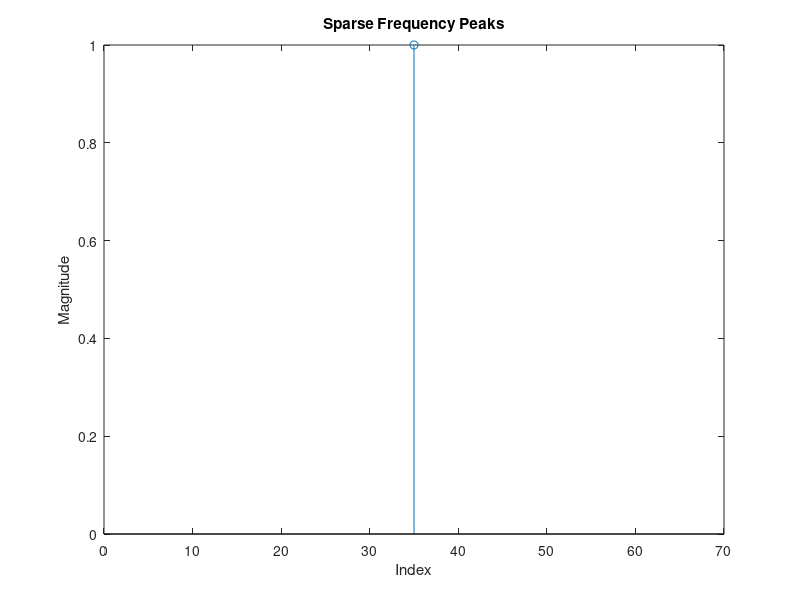
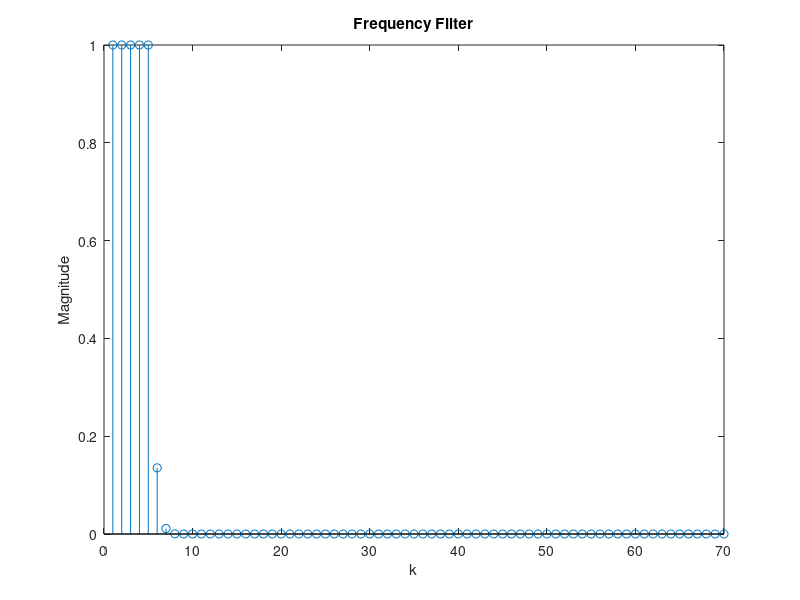
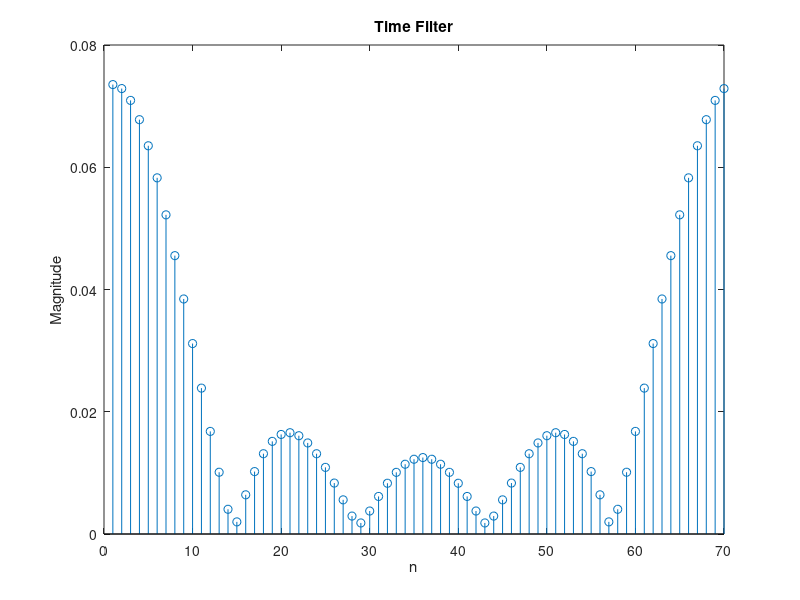

The MATLAB source for these figures, in order: (Note: this script raises an error after producing the figures.)
%% SFT Project:
% Implement the SFT algorithm in MATLAB. Make comparisons with the built-in 
% FFT algorithm of MATLAB in terms of running time as the length of data 
% increases, for different sparsity cases


%% create signal
% need to be able to make signals with N = length,k = number of peaks, 
% p = spacing of peaks, epsilon[j] = noise function

K = 1; % amount of peaks
A = 1; % amplitude of peaks
% use the folloing 3 lines for gaussian-like magnitudes
%Amax = K; % peak magnitude for central sample
%x = 1:K;
%A = K/Amax + (Amax - K/Amax) * (1 - abs(x - (K+1)/2)/((K+1)/2-1));
k0 = 35; % center frequency index, 1-index
N = 70; % signal length. MUST BE EVEN
delta_w = 0.7; % peak spacing, (0 to 1]. approach 0 for closer spacing
sampling_rate = 0.25; %amount of samples to use for fourier coeff estimation, (0,1]. Higher value is more accuracy but slower

n  = 0:N-1; % time indices


k_list = (1:N/K:N) + ((k0-512) + N/(2*K));
half_k_range = round(((k_list(end) - k_list(1)) * delta_w) / 2);   % half of total range
k_list = linspace(k0 - half_k_range, k0 + half_k_range, K);
k_list = round(k_list);
k = zeros(1,N);
k(k_list) = A;
fprintf("setting peaks at %d\n", k_list)

%plot freq peaks
indices = 1:length(k);
nonzero_idx = k ~= 0;
figure;
stem(indices(nonzero_idx), k(nonzero_idx), 'o');
% use following two lines for x ticks for only peaks
%ax = gca; 
%ax.XTick = indices(nonzero_idx);
xlim([0 N]);
xlabel('Index');
ylabel('Magnitude');
title('Sparse Frequency Peaks');
grid off;

% Create time signal
S = exp(2*pi*1i * (k_list(:) * n) / N);
f_n = sum(S, 1);    % 1-by-N signal
f_orig = f_n;
f_k_hat = zeros(1,N); %assume we are taking an N-pt DFT of f_n

%sampling for fourier coeff estimation
L = floor(sampling_rate * N);

%% Create filter
a = 0.5; %transition band width
B = K*4; %number of freq bins
m_pass = floor((1-a)*N / (2*B)); %passband width 
m_stop = floor(N/(2*B));
k_passband = m_pass+2:m_stop+1; %freq index variable, same length as signal for an N-pt SFT
gamma = 1; %smoothness of gaussian taper 
G_k_passband =  exp(-1 * (abs(k_passband) - m_pass).^2 ./ (2*gamma^2));
G_k = zeros(1,N);
G_k(m_pass+2:m_stop+1) = G_k_passband;
G_k(1:m_pass+1) = 1;
g_n = ifft(G_k);

%plot freq response (gaussian)
figure;
stem(abs(G_k))
xlabel('k');
ylabel('Magnitude');
title('Frequency Filter');
grid off;

%plot time response
figure;
stem(abs(g_n))
xlabel('n');
ylabel('Magnitude');
title('Time Filter');
grid off;

%downsample filter appropriately
g_prime_n = g_n(0:floor(N/B):B-1);

%plot downsampled time response
figure;
stem(abs(g_prime_n))
xlabel('n');
ylabel('Magnitude');
title('Downsampled Time Filter');
grid off;

%% Main loop: randomly permute, find recovered frequencies, then peel
while true
    %% Permute signal
    n = 0:N-1;
    sigma = randi([1, floor((N-1)/2)]) * 2 - 1; %sigma can be any odd value [1,N-1]
    a = randi([0, N-1]);
    b = randi([0, N-1]);
    idx = mod(sigma*n + b, N) + 1;
    idx_no_tshift = mod(sigma*n, N) + 1;
    f_sigma = f_n(idx);
    f_notshift = f_n(idx_no_tshift);
    f_perm = f_sigma .* exp(-1j*2*pi*a*n/N);

    %calculate sigma inverse mod N for unpermute
    [~, x_temp, ~] = gcd(sigma, N);
    sigma_inv = mod(x_temp,N);

    %% Implement SFT I. Identify Frequency Peaks

    % Use random binning with modulo aliasing and CRT

    % Random binning

    % Aliasing and CRT
    % calculate padded signal of length with specific coprime factors.
    % subsampling rates MUST be > k but << N
    subsampling_lengths = [2,5,7]; 
    subsampling_rates = [N/subsampling_lengths(1), N/subsampling_lengths(2), N/subsampling_lengths(3)];

    % find subsampled DFTs
    f_1 = fft(f_perm(1:subsampling_rates(1):end));
    f_2 = fft(f_perm(1:subsampling_rates(2):end));
    f_3 = fft(f_perm(1:subsampling_rates(3):end));

    % debug
    [B_1, ~] = sort(abs(f_1), 'descend');
    [B_2, ~] = sort(abs(f_2), 'descend');
    [B_3, ~] = sort(abs(f_3), 'descend');

    %threshold for noise robustness
    thresh1 = 0.85 * max(abs(f_1));
    thresh2 = 0.85 * max(abs(f_2));
    thresh3 = 0.85 * max(abs(f_3));

    %find peaks
    peaks1 = find(abs(f_1) > thresh1);
    peaks2 = find(abs(f_2) > thresh2);
    peaks3 = find(abs(f_3) > thresh3);

    if isempty(peaks1) || isempty(peaks2) || isempty(peaks3)
        disp("no peaks found")
        break
    end

    k_perm = crt([peaks1(1)-1, peaks2(1)-1, peaks3(1)-1],subsampling_lengths); 
    %convert from 1- to 0- index for CRT above, then back to 1-index

    k_hat = mod((k_perm+a)*sigma_inv, N);

    %fourier coefficient estimation
    samp_idxs = randi([1 N], 1, L);
    f_samp = f_n(samp_idxs);
    A_hat = 1/L * sum(f_samp.*exp(-2j*pi*k_hat*samp_idxs/N));
    if max(f_k_hat) ~= 0 && abs(A_hat) < 0.1 * abs(max(f_k_hat))
        disp("peaks below threshold magnitude")
        break
    end

    f_k_hat(k_hat) = A_hat;
    fprintf('recovered peaks at %d with magnitude %d\n', k_hat, abs(A_hat))

    %peel
    disp('peeling...')

    %debug:     peel_contrib = max(fft(A_hat .* exp(-2j*pi*n*k_hat/N)));
    f_n = f_n + A_hat .* exp(-2j*pi*n*k_hat/N);

    tempval = 'debug';
end

disp('done.')
%disp(f_k_hat)
